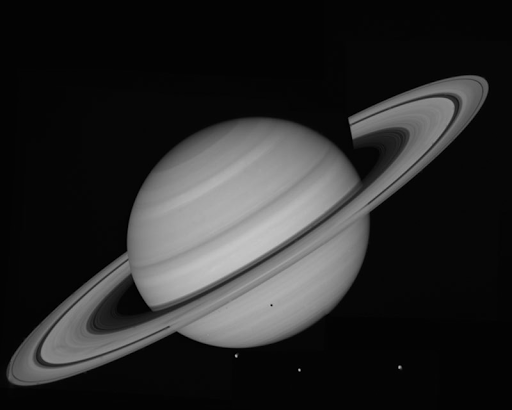
%> input picture udacity/images/saturn.png, 512 x 410 px
$ octave 1_Remove_Noise.m   (GNU Octave 9; MATLAB toolbox functions it lacks are replaced by stand-ins)
%> lines starting %> are read from the running program, lines starting %| are printed output that depends on the picture
### udacity/Lesson 3 - 2A-L2 Filtering/gaussianFilter.m
%%

function smoothed = gaussianFilter(noisy_img, filter_size, filter_sigma)
  smoothed = imfilter(noisy_img, fspecial('gaussian', filter_size, filter_sigma));
end

### udacity/Lesson 3 - 2A-L2 Filtering/getImagePath.m
%%

function output = getImagePath(imgName)
    [PATHSTR,NAME,EXT] = fileparts(mfilename('fullpath'));
    output = fullfile(PATHSTR, '..', 'images', imgName);
end

### udacity/Lesson 3 - 2A-L2 Filtering/1_Remove_Noise.m
% Apply a Gaussian filter to remove noise
img = imread(getImagePath('saturn.png'));
%> img is the input picture: size 410x512 uint8; min 0, max 198, mean 41
imshow(img);
% disp(class(img));

% TODO: Add noise to the image
noise_sigma = 50;
noise = randn(size(img)) * noise_sigma;
% disp(class(noise));
noisy_img = uint8(double(img) + noise);
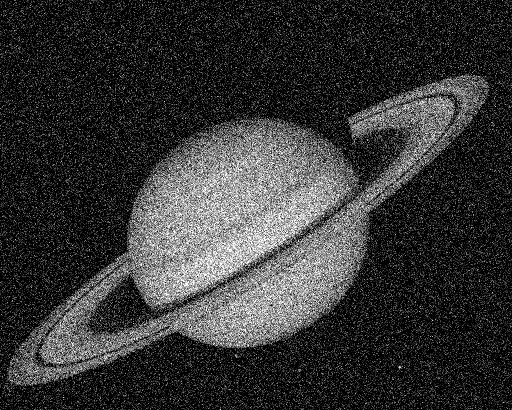
%> noisy_img: size 410x512 uint8; min 0, max 255, mean 53.4
figure, imshow(noisy_img);

% TODO: Now apply a Gaussian filter to smooth out the noise
% pkg load image

filter_size = 11;
filter_sigma = 2;
figure, imshow(gaussianFilter(noisy_img, filter_size, filter_sigma));
%> in gaussianFilter, `smoothed = imfilter(noisy_img, fspecial('gaussian', filter_size, filte..`:
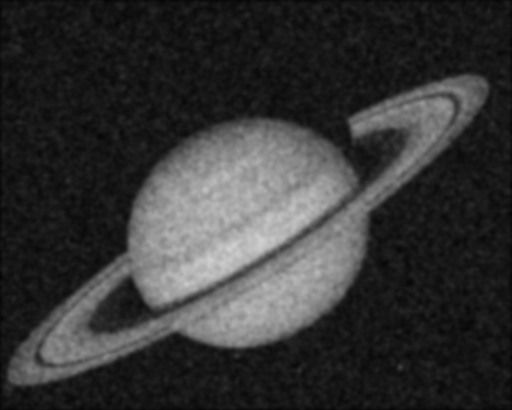
%> smoothed: size 410x512 uint8; min 5, max 209, mean 53.3

filter_size = 31;
filter_sigma = 2;
figure, imshow(gaussianFilter(noisy_img, filter_size, filter_sigma));

filter_size = 31;
filter_sigma = 5;
figure, imshow(gaussianFilter(noisy_img, filter_size, filter_sigma));
